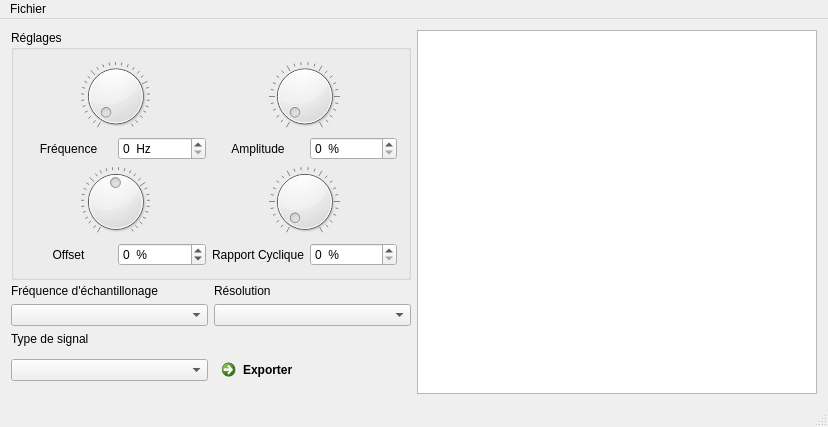
<?xml version="1.0" encoding="UTF-8"?>
<ui version="4.0">
 <class>GBF_IHM</class>
 <widget class="QMainWindow" name="GBF_IHM">
  <property name="geometry">
   <rect>
    <x>0</x>
    <y>0</y>
    <width>824</width>
    <height>420</height>
   </rect>
  </property>
  <property name="windowTitle">
   <string>GBF_FaceAvant</string>
  </property>
  <property name="documentMode">
   <bool>false</bool>
  </property>
  <widget class="QWidget" name="centralWidget">
   <layout class="QGridLayout" name="gridLayout">
    <item row="0" column="1" colspan="2">
     <widget class="QGroupBox" name="groupBox">
      <property name="minimumSize">
       <size>
        <width>400</width>
        <height>250</height>
       </size>
      </property>
      <property name="title">
       <string>Réglages</string>
      </property>
      <layout class="QGridLayout" name="gridLayout_2">
       <item row="2" column="0">
        <widget class="QLabel" name="label_2">
         <property name="text">
          <string>Fréquence</string>
         </property>
         <property name="alignment">
          <set>Qt::AlignCenter</set>
         </property>
        </widget>
       </item>
       <item row="2" column="2">
        <widget class="QLabel" name="label">
         <property name="text">
          <string>Amplitude</string>
         </property>
         <property name="alignment">
          <set>Qt::AlignCenter</set>
         </property>
        </widget>
       </item>
       <item row="4" column="1">
        <widget class="QSpinBox" name="num_Offset">
         <property name="suffix">
          <string>  %</string>
         </property>
         <property name="minimum">
          <number>-100</number>
         </property>
         <property name="maximum">
          <number>100</number>
         </property>
        </widget>
       </item>
       <item row="3" column="2" colspan="2">
        <widget class="QDial" name="rot_DutyCycle">
         <property name="maximum">
          <number>100</number>
         </property>
         <property name="notchesVisible">
          <bool>true</bool>
         </property>
        </widget>
       </item>
       <item row="1" column="2" colspan="2">
        <widget class="QDial" name="rot_Amplitude">
         <property name="maximum">
          <number>100</number>
         </property>
         <property name="tracking">
          <bool>false</bool>
         </property>
         <property name="notchesVisible">
          <bool>true</bool>
         </property>
        </widget>
       </item>
       <item row="4" column="0">
        <widget class="QLabel" name="label_3">
         <property name="text">
          <string>Offset</string>
         </property>
         <property name="alignment">
          <set>Qt::AlignCenter</set>
         </property>
        </widget>
       </item>
       <item row="4" column="2">
        <widget class="QLabel" name="label_4">
         <property name="text">
          <string>Rapport Cyclique</string>
         </property>
         <property name="alignment">
          <set>Qt::AlignCenter</set>
         </property>
        </widget>
       </item>
       <item row="1" column="0" colspan="2">
        <widget class="QDial" name="rot_Frequency">
         <property name="maximum">
          <number>22050</number>
         </property>
         <property name="pageStep">
          <number>10</number>
         </property>
         <property name="orientation">
          <enum>Qt::Horizontal</enum>
         </property>
         <property name="invertedAppearance">
          <bool>false</bool>
         </property>
         <property name="wrapping">
          <bool>false</bool>
         </property>
         <property name="notchTarget">
          <double>37.000000000000000</double>
         </property>
         <property name="notchesVisible">
          <bool>true</bool>
         </property>
        </widget>
       </item>
       <item row="2" column="1">
        <widget class="QSpinBox" name="num_Frequency">
         <property name="suffix">
          <string>  Hz</string>
         </property>
         <property name="maximum">
          <number>22050</number>
         </property>
        </widget>
       </item>
       <item row="2" column="3">
        <widget class="QSpinBox" name="num_Amplitude">
         <property name="suffix">
          <string>  %</string>
         </property>
         <property name="maximum">
          <number>100</number>
         </property>
        </widget>
       </item>
       <item row="4" column="3">
        <widget class="QSpinBox" name="num_DutyCycle">
         <property name="suffix">
          <string>  %</string>
         </property>
         <property name="maximum">
          <number>100</number>
         </property>
        </widget>
       </item>
       <item row="3" column="0" colspan="2">
        <widget class="QDial" name="rot_Offset">
         <property name="minimum">
          <number>-100</number>
         </property>
         <property name="maximum">
          <number>100</number>
         </property>
         <property name="notchTarget">
          <double>7.400000000000000</double>
         </property>
         <property name="notchesVisible">
          <bool>true</bool>
         </property>
        </widget>
       </item>
      </layout>
     </widget>
    </item>
    <item row="1" column="1">
     <widget class="QLabel" name="label_6">
      <property name="text">
       <string>Fréquence d'échantillonage</string>
      </property>
     </widget>
    </item>
    <item row="3" column="1">
     <widget class="QLabel" name="label_5">
      <property name="text">
       <string>Type de signal</string>
      </property>
     </widget>
    </item>
    <item row="2" column="1">
     <widget class="QComboBox" name="cmb_SamplingFrequency"/>
    </item>
    <item row="0" column="3" rowspan="6" colspan="2">
     <widget class="QGraphicsView" name="gra_View">
      <property name="minimumSize">
       <size>
        <width>400</width>
        <height>250</height>
       </size>
      </property>
      <property name="verticalScrollBarPolicy">
       <enum>Qt::ScrollBarAlwaysOff</enum>
      </property>
      <property name="horizontalScrollBarPolicy">
       <enum>Qt::ScrollBarAlwaysOff</enum>
      </property>
      <property name="sizeAdjustPolicy">
       <enum>QAbstractScrollArea::AdjustToContents</enum>
      </property>
      <property name="interactive">
       <bool>false</bool>
      </property>
      <property name="renderHints">
       <set>QPainter::Antialiasing|QPainter::TextAntialiasing</set>
      </property>
      <property name="transformationAnchor">
       <enum>QGraphicsView::NoAnchor</enum>
      </property>
     </widget>
    </item>
    <item row="1" column="2">
     <widget class="QLabel" name="label_7">
      <property name="text">
       <string>Résolution</string>
      </property>
     </widget>
    </item>
    <item row="2" column="2">
     <widget class="QComboBox" name="cmb_Resolution"/>
    </item>
    <item row="4" column="1">
     <widget class="QComboBox" name="cmb_SignalType"/>
    </item>
    <item row="4" column="2">
     <widget class="QCommandLinkButton" name="btn_Export">
      <property name="text">
       <string>Exporter</string>
      </property>
     </widget>
    </item>
   </layout>
  </widget>
  <widget class="QMenuBar" name="menuBar">
   <property name="geometry">
    <rect>
     <x>0</x>
     <y>0</y>
     <width>824</width>
     <height>21</height>
    </rect>
   </property>
   <widget class="QMenu" name="menuFichier">
    <property name="title">
     <string>Fichier</string>
    </property>
    <addaction name="actionQuitter"/>
   </widget>
   <addaction name="menuFichier"/>
  </widget>
  <widget class="QStatusBar" name="statusBar"/>
  <action name="actionConfigurer">
   <property name="text">
    <string>Configurer</string>
   </property>
  </action>
  <action name="actionQuitter">
   <property name="text">
    <string>Quitter</string>
   </property>
  </action>
 </widget>
 <layoutdefault spacing="6" margin="11"/>
 <resources/>
 <connections>
  <connection>
   <sender>rot_Frequency</sender>
   <signal>valueChanged(int)</signal>
   <receiver>num_Frequency</receiver>
   <slot>setValue(int)</slot>
   <hints>
    <hint type="sourcelabel">
     <x>153</x>
     <y>113</y>
    </hint>
    <hint type="destinationlabel">
     <x>160</x>
     <y>143</y>
    </hint>
   </hints>
  </connection>
  <connection>
   <sender>rot_Offset</sender>
   <signal>valueChanged(int)</signal>
   <receiver>num_Offset</receiver>
   <slot>setValue(int)</slot>
   <hints>
    <hint type="sourcelabel">
     <x>102</x>
     <y>237</y>
    </hint>
    <hint type="destinationlabel">
     <x>156</x>
     <y>257</y>
    </hint>
   </hints>
  </connection>
  <connection>
   <sender>rot_DutyCycle</sender>
   <signal>valueChanged(int)</signal>
   <receiver>num_DutyCycle</receiver>
   <slot>setValue(int)</slot>
   <hints>
    <hint type="sourcelabel">
     <x>330</x>
     <y>233</y>
    </hint>
    <hint type="destinationlabel">
     <x>394</x>
     <y>257</y>
    </hint>
   </hints>
  </connection>
  <connection>
   <sender>num_Frequency</sender>
   <signal>valueChanged(int)</signal>
   <receiver>rot_Frequency</receiver>
   <slot>setValue(int)</slot>
   <hints>
    <hint type="sourcelabel">
     <x>156</x>
     <y>142</y>
    </hint>
    <hint type="destinationlabel">
     <x>124</x>
     <y>121</y>
    </hint>
   </hints>
  </connection>
  <connection>
   <sender>num_Amplitude</sender>
   <signal>valueChanged(int)</signal>
   <receiver>rot_Amplitude</receiver>
   <slot>setValue(int)</slot>
   <hints>
    <hint type="sourcelabel">
     <x>394</x>
     <y>152</y>
    </hint>
    <hint type="destinationlabel">
     <x>330</x>
     <y>130</y>
    </hint>
   </hints>
  </connection>
  <connection>
   <sender>num_Offset</sender>
   <signal>valueChanged(int)</signal>
   <receiver>rot_Offset</receiver>
   <slot>setValue(int)</slot>
   <hints>
    <hint type="sourcelabel">
     <x>156</x>
     <y>259</y>
    </hint>
    <hint type="destinationlabel">
     <x>149</x>
     <y>239</y>
    </hint>
   </hints>
  </connection>
  <connection>
   <sender>num_DutyCycle</sender>
   <signal>valueChanged(int)</signal>
   <receiver>rot_DutyCycle</receiver>
   <slot>setValue(int)</slot>
   <hints>
    <hint type="sourcelabel">
     <x>394</x>
     <y>257</y>
    </hint>
    <hint type="destinationlabel">
     <x>330</x>
     <y>236</y>
    </hint>
   </hints>
  </connection>
  <connection>
   <sender>rot_Amplitude</sender>
   <signal>valueChanged(int)</signal>
   <receiver>num_Amplitude</receiver>
   <slot>setValue(int)</slot>
   <hints>
    <hint type="sourcelabel">
     <x>330</x>
     <y>83</y>
    </hint>
    <hint type="destinationlabel">
     <x>394</x>
     <y>142</y>
    </hint>
   </hints>
  </connection>
  <connection>
   <sender>actionQuitter</sender>
   <signal>toggled(bool)</signal>
   <receiver>GBF_IHM</receiver>
   <slot>close()</slot>
   <hints>
    <hint type="sourcelabel">
     <x>-1</x>
     <y>-1</y>
    </hint>
    <hint type="destinationlabel">
     <x>411</x>
     <y>209</y>
    </hint>
   </hints>
  </connection>
  <connection>
   <sender>num_Frequency</sender>
   <signal>valueChanged(int)</signal>
   <receiver>GBF_IHM</receiver>
   <slot>setFrequency(int)</slot>
   <hints>
    <hint type="sourcelabel">
     <x>160</x>
     <y>147</y>
    </hint>
    <hint type="destinationlabel">
     <x>411</x>
     <y>209</y>
    </hint>
   </hints>
  </connection>
  <connection>
   <sender>num_Amplitude</sender>
   <signal>valueChanged(int)</signal>
   <receiver>GBF_IHM</receiver>
   <slot>setAmplitude(int)</slot>
   <hints>
    <hint type="sourcelabel">
     <x>353</x>
     <y>147</y>
    </hint>
    <hint type="destinationlabel">
     <x>411</x>
     <y>209</y>
    </hint>
   </hints>
  </connection>
  <connection>
   <sender>num_DutyCycle</sender>
   <signal>valueChanged(int)</signal>
   <receiver>GBF_IHM</receiver>
   <slot>setDutyCycle(int)</slot>
   <hints>
    <hint type="sourcelabel">
     <x>353</x>
     <y>259</y>
    </hint>
    <hint type="destinationlabel">
     <x>411</x>
     <y>209</y>
    </hint>
   </hints>
  </connection>
  <connection>
   <sender>num_Offset</sender>
   <signal>valueChanged(int)</signal>
   <receiver>GBF_IHM</receiver>
   <slot>setOffset(int)</slot>
   <hints>
    <hint type="sourcelabel">
     <x>160</x>
     <y>259</y>
    </hint>
    <hint type="destinationlabel">
     <x>411</x>
     <y>209</y>
    </hint>
   </hints>
  </connection>
  <connection>
   <sender>cmb_SignalType</sender>
   <signal>currentIndexChanged(int)</signal>
   <receiver>GBF_IHM</receiver>
   <slot>setSignalType(int)</slot>
   <hints>
    <hint type="sourcelabel">
     <x>107</x>
     <y>364</y>
    </hint>
    <hint type="destinationlabel">
     <x>411</x>
     <y>209</y>
    </hint>
   </hints>
  </connection>
 </connections>
 <slots>
  <slot>setFrequency(int)</slot>
  <slot>setAmplitude(int)</slot>
  <slot>setOffset(int)</slot>
  <slot>setDutyCycle(int)</slot>
  <slot>setSignalType(int)</slot>
  <slot>ScopeRedraw()</slot>
 </slots>
</ui>
